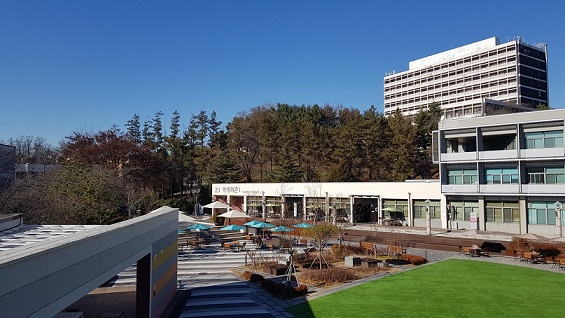
//> input picture image_stitching/assets/img1.jpg, 565 x 318 px
$ ./main   (built with g++ and OpenCV 4)
//> lines starting //> are read from the running program, lines starting //| are printed output that depends on the picture
#include<iostream>
#include<opencv2/core.hpp>
#include<opencv2/highgui.hpp>
#include<opencv2/imgproc.hpp>
#include<opencv2/features2d.hpp>
#include<opencv2/calib3d.hpp>

using namespace std;
using namespace cv;

int main() {
	Mat img1 = imread("../img/img1.jpg");
//> img1 is the input picture: 318 rows x 565 cols, CV_8UC3; mean B, G, R 117.3, 103.9, 88.3
	Mat img2 = imread("../img/img2.jpg");
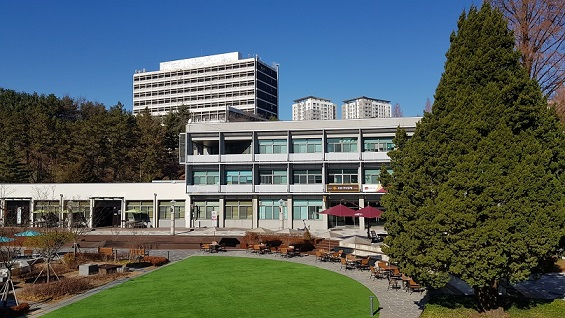
//> input picture image_stitching/assets/img2.jpg, 565 x 318 px
//> img2 is the input picture: 318 rows x 565 cols, CV_8UC3; mean B, G, R 93.9, 96.1, 84.3

	vector<KeyPoint> keypoints1, keypoints2; // for saving feature points
	Mat descriptor1, descriptor2; //for saving descriptor value
	Ptr<SIFT> detector = SIFT::create(0,3,0.09,10, 1.6); //detector for extracting feature points using SIFT

	//dectect feature points (feature point == keypoint)
	detector->detect(img1, keypoints1);
//> keypoints1 = 631 keypoints; strongest (x, y, size): (439, 200, 2), (207, 206, 2.4), (295, 204, 2), (424, 200, 1.9)
	detector->detect(img2, keypoints2);
//> keypoints2 = 796 keypoints; strongest (x, y, size): (184, 200, 2), (376, 150, 1.9), (364, 135, 2.1), (226, 138, 2)

	//compute descriptor
	detector->compute(img1, keypoints1, descriptor1);
	detector->compute(img2, keypoints2, descriptor2);

	/*
	detector->detectAndCompute(img1, noArray(), keypoints1, descriptor_img1);
	detector->detectAndCompute(img2, noArray(), keypoints2, descriptor_img2);
	*/

	Ptr<BFMatcher> matcher = BFMatcher::create(NORM_L2, 1); //NORM_L1 : (Xi-mean), NORM_L2 : (Xi-mean)^2

	vector <DMatch> matches;
	matcher->match(descriptor1,descriptor2,matches);
//> matches = 296 matches

	sort(matches.begin(), matches.end());
	vector<DMatch> good_matches(matches.begin(), matches.begin() + 50);
//> good_matches = 50 matches

	Mat good_match_img;
	drawMatches(img1, keypoints1, img2, keypoints2, good_matches, good_match_img, Scalar::all(-1),
		Scalar::all(-1), std::vector<char>(), DrawMatchesFlags::NOT_DRAW_SINGLE_POINTS);
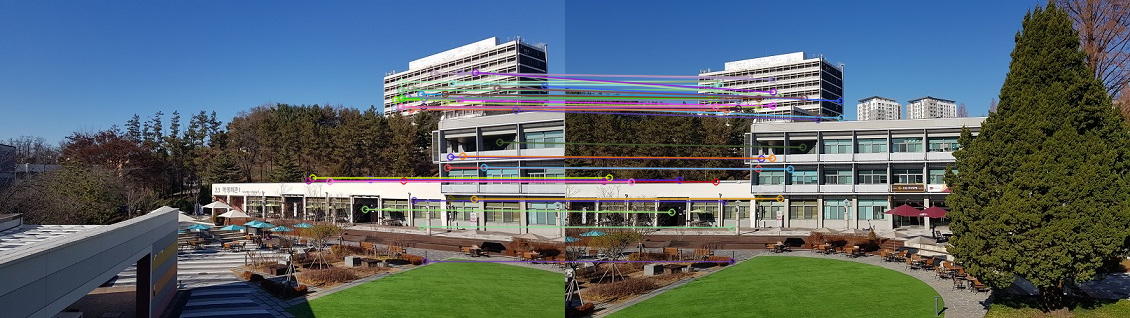
//> good_match_img: 318 rows x 1130 cols, CV_8UC3; mean B, G, R 106.9, 101, 88.3
	//imshow("feature point match", good_match_img);
	//waitKey();

	vector<Point2f> query_img;
	vector<Point2f> train_img;

	for (int i = 0; i < good_matches.size(); i++) {
		query_img.push_back(keypoints1[good_matches[i].queryIdx].pt);
		train_img.push_back(keypoints2[good_matches[i].trainIdx].pt);
	}
//> this loop made 50 passes
	//homography matrix using RANSA
	Mat homography = findHomography(train_img, query_img, RANSAC);
//> homography = [[0.391, 0.0257, 274.9], [-0.192, 0.823, 30.85], [-0.00106, -2.18e-05, 1]]

	Mat hImg2;
	warpPerspective(img2, hImg2, homography, Size(img1.cols*2, img2.rows*2), INTER_CUBIC); //bicubic(interpolation)
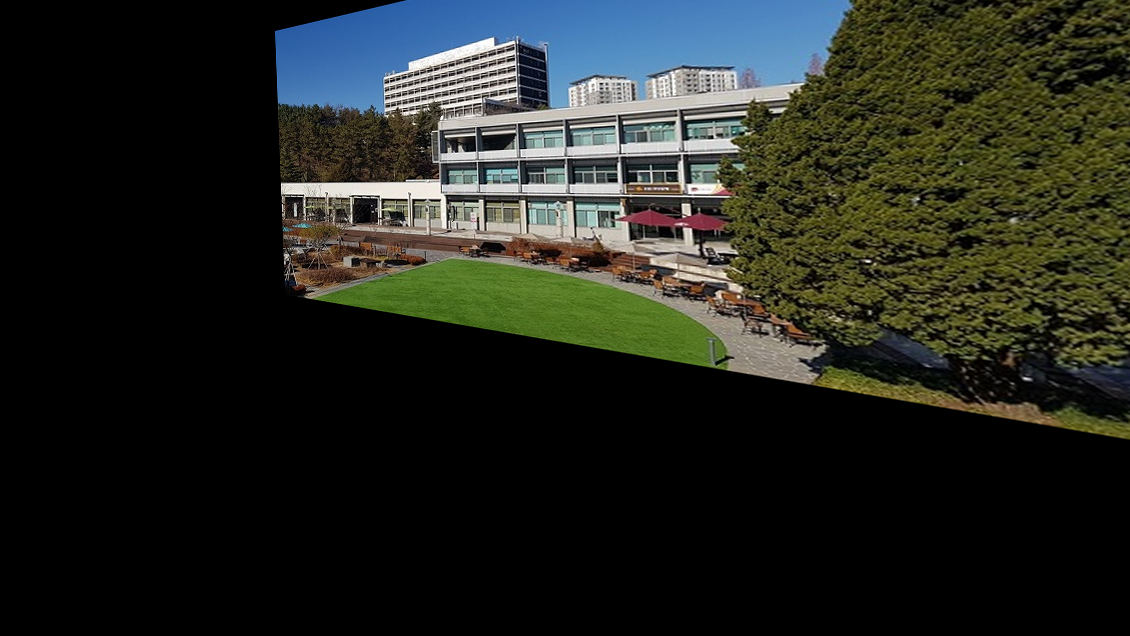
//> hImg2: 636 rows x 1130 cols, CV_8UC3; mean B, G, R 32.1, 38.1, 35

	Mat panorama;
	panorama = hImg2.clone();

	Mat matTmp(panorama, Rect(0, 0, img1.cols, img1.rows)); //shallow copy
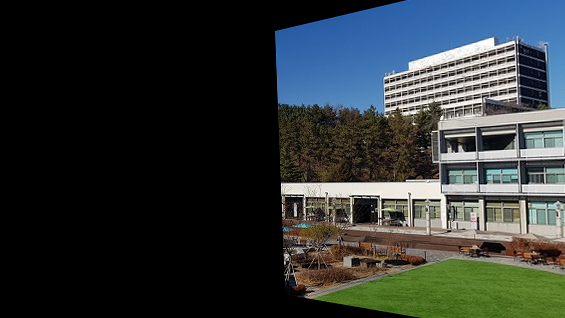
//> matTmp: 318 rows x 565 cols, CV_8UC3; mean B, G, R 52.3, 52.3, 46.1
	img1.copyTo(matTmp);
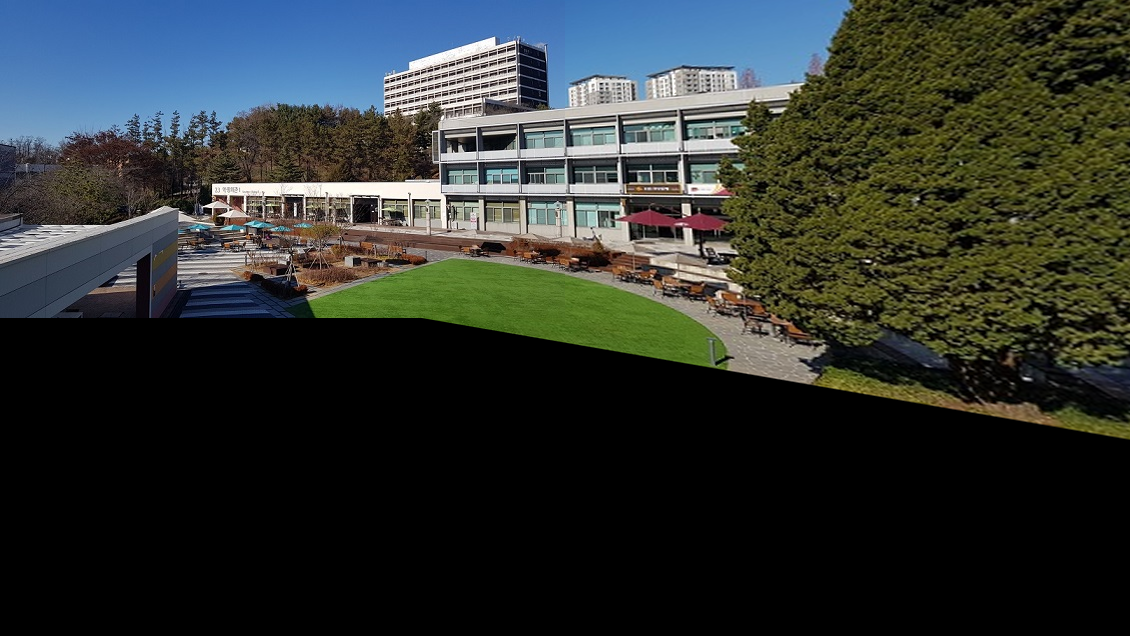
//> panorama: 636 rows x 1130 cols, CV_8UC3; mean B, G, R 48.4, 51, 45.5

	imshow("panorama", panorama);
	imshow("img1", img1);
	imshow("img2", img2);
	waitKey();
	return 0;
}
